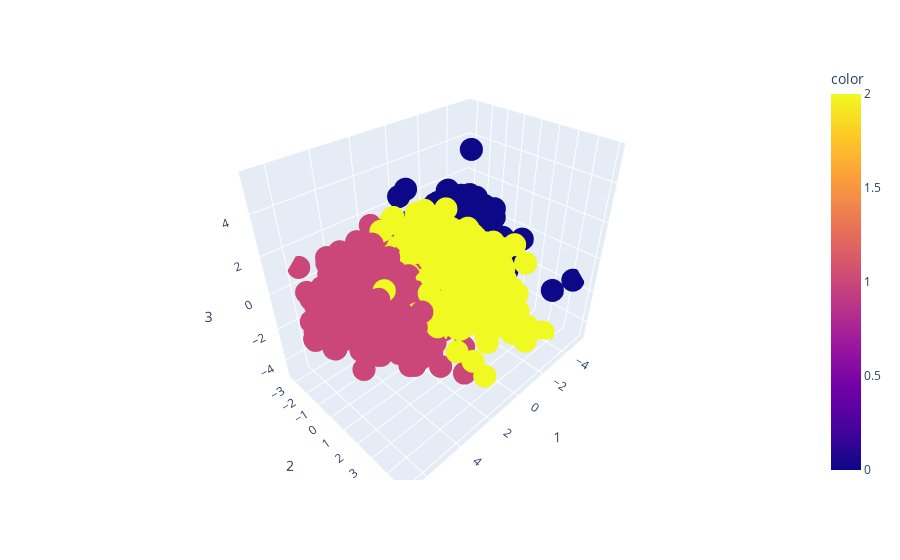

Here is the notebook cell this chart was saved with:
### Markdown cell above
#### Visualizing and Labeling All the Clusters

### Code cell
fig = px.scatter_3d(pca_comps, x="pca0", y="pca1", z="pca2", color=kmeans.labels_)

# Customize the plot
fig.update_layout(scene=dict(xaxis_title="1", yaxis_title="2", zaxis_title="3"))
fig.show()

### Figure 1 — Plotly figure (JSON) as saved in the notebook; plotly's stock layout.template omitted (floating-point values rounded to 4 significant figures; data arrays with more than 128 entries replaced by an {"elided": "..."} marker saying what was removed)
{"data": [{"hovertemplate": "pca0=%{x}<br>pca1=%{y}<br>pca2=%{z}<br>color=%{marker.color}<extra></extra>", "legendgroup": "", "marker": {"color": {"elided": "2239 int values"}, "coloraxis": "coloraxis", "symbol": "circle"}, "mode": "markers", "name": "", "scene": "scene", "showlegend": false, "type": "scatter3d", "x": {"elided": "2239 float values"}, "y": {"elided": "2239 float values"}, "z": {"elided": "2239 float values"}}], "layout": {"coloraxis": {"colorbar": {"title": {"text": "color"}}, "colorscale": [[0, "#0d0887"], [0.1111, "#46039f"], [0.2222, "#7201a8"], [0.3333, "#9c179e"], [0.4444, "#bd3786"], [0.5556, "#d8576b"], [0.6667, "#ed7953"], [0.7778, "#fb9f3a"], [0.8889, "#fdca26"], [1, "#f0f921"]]}, "legend": {"tracegroupgap": 0}, "margin": {"t": 60}, "scene": {"domain": {"x": [0, 1], "y": [0, 1]}, "xaxis": {"title": {"text": "1"}}, "yaxis": {"title": {"text": "2"}}, "zaxis": {"title": {"text": "3"}}}}}
